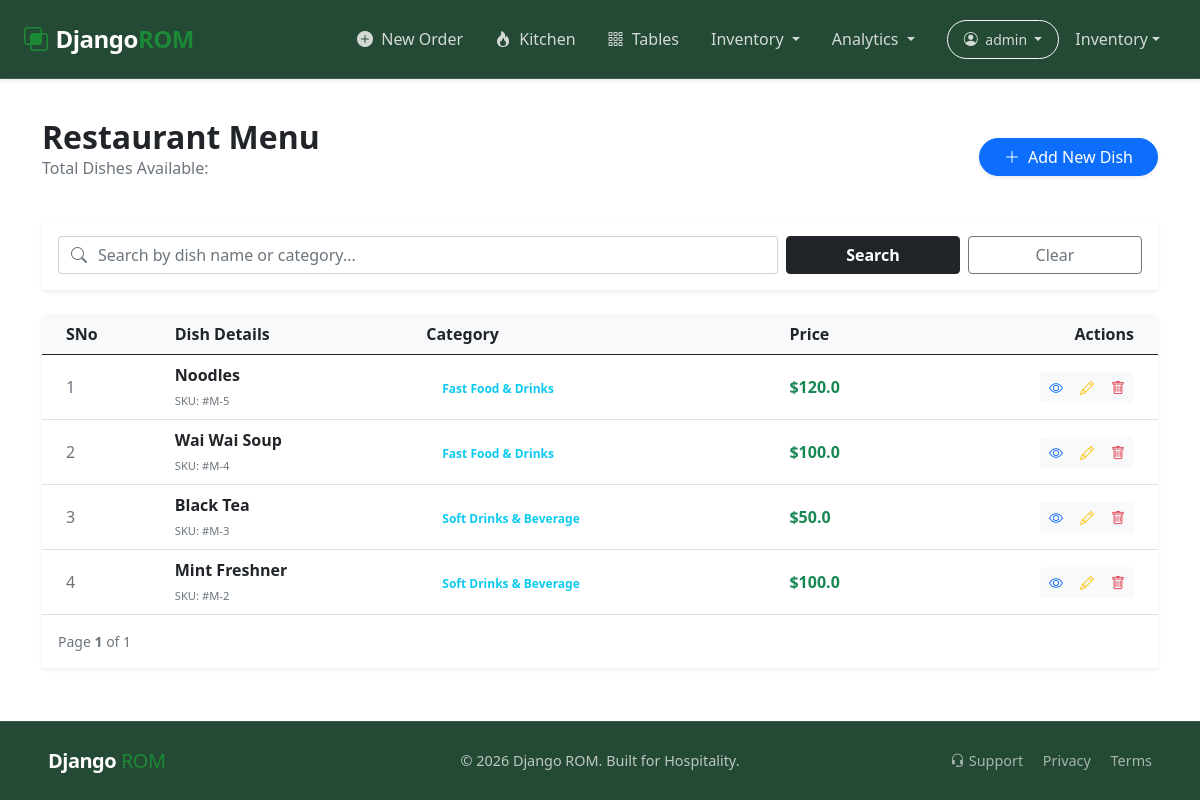
The app's page /app-restaurant/menu/list/ (signed in), older data.
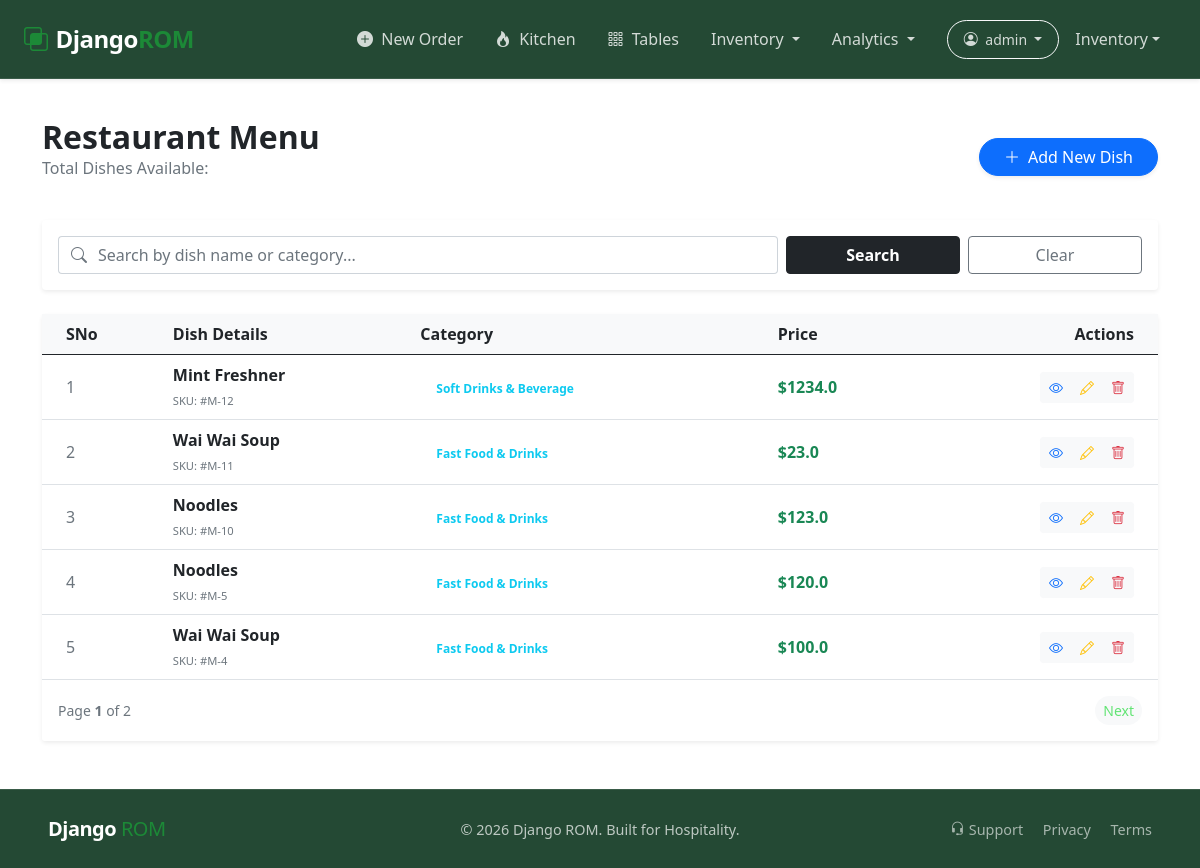
The same page, newer data.
### app_restaurant/models.py (models this page shows, shortened)
class Menu(models.Model):
    menu_title = models.CharField(max_length=200, null=False, blank=False)
    menu_price = models.FloatField(null=False, blank=False)
    menu_category = models.ForeignKey(Category,
                                      max_length=100,
                                        null=False,
                                        blank=False,
                                        on_delete=models.CASCADE)
    menu_description = models.TextField(null=True, blank=True)
    menu_image = models.ImageField(upload_to='menu_images/',
                                   null=True, blank=True)
    menu_status = models.BooleanField(default=True)
    stock_quantity = models.IntegerField(default=0)
    is_available = models.BooleanField(default=True)
    created_at = models.DateTimeField(default=timezone.now())

class Category(models.Model):
    category_name = models.CharField(max_length=100,
                                     null=False, blank=False)
    category_status = models.BooleanField(default=True)
    created_at = models.DateTimeField(default=timezone.now())

### app_restaurant/views.py (the view)
# urls.py: path('menu/list/', menu_list, name='menu.list'),
@login_required(login_url='login')
def menu_list(request):
    if request.method == "GET" and "search" in request.GET:
        search_query = request.GET.get("search")
        menu_queryset = Menu.objects.filter(
            Q(menu_title__icontains=search_query) |
            Q(menu_category__category_name__icontains=search_query)
        ).order_by('-id')
    else:
        menu_queryset = Menu.objects.all().order_by('-id')
    paginator = Paginator(menu_queryset, 5)
    page_number = request.GET.get('page')
    page_obj = paginator.get_page(page_number)
    context = {
        "menus": page_obj, # This now contains the paginated object
    }
    return render(request, "menu_list.html", context)

### app_restaurant/templates/menu_list.html (shortened to what the changed rows need)
{% extends 'base.html' %}
{% load static %}
{% block custom_css %}
  <link rel="stylesheet" href="{% static 'css/paginate.css' %}">
{% endblock %}
{% block content %}
<section class="container py-5">
    <div class="d-flex justify-content-between align-items-center mb-4">
        <div>
            <h2 class="fw-bold mb-0">Restaurant Menu</h2>
        </div>
    </div>
    <div class="card border-0 shadow-sm">
        <div class="card-body p-0">
            <div class="table-responsive">
                <table class="table table-hover align-middle mb-0">
                    <thead class="bg-light">
                        <tr>
                            <th class="ps-4">SNo</th>
                            <th>Dish Details</th>
                            <th>Category</th>
                            <th>Price</th>
                            <th class="text-end pe-4">Actions</th>
                        </tr>
                    </thead>
                    <tbody>
                        {% for data in menus %}
                        <tr>
                            <td class="ps-4 text-muted">{{ forloop.counter }}</td>
                            <td>
                                <span class="fw-bold d-block text-dark">{{ data.menu_title }}</span>
                                <small class="text-muted text-uppercase" style="font-size: 0.7rem;">SKU: #M-{{ data.id }}</small>
                            </td>
                            <td>
                                <span class="badge bg-info-soft text-info rounded-pill px-3">
                                    {{ data.menu_category.category_name }}
                                </span>
                            </td>
                            <td class="fw-bold text-success">${{ data.menu_price }}</td>
                            <td class="text-end pe-4">
                                <div class="btn-group">
                                    <a href="{% url 'menu.detail' pk=data.id %}" class="btn btn-light btn-sm text-primary" title="View Detail">
                                        <i class="bi bi-eye"></i>
                                    </a>
                                    <a href="{% url 'menu.edit' pk=data.id %}" class="btn btn-light btn-sm text-warning" title="Edit Dish">
                                        <i class="bi bi-pencil"></i>
                                    </a>
                                    <a href="{% url 'menu.delete' pk=data.id %}" class="btn btn-light btn-sm text-danger" title="Remove">
                                        <i class="bi bi-trash"></i>
                                    </a>
                                </div>
                            </td>
                        </tr>
                        {% endfor %}
                    </tbody>
                </table>
            </div>
        </div>
        <div class="card-footer bg-white border-0 py-3 d-flex flex-wrap justify-content-between align-items-center gap-3">
            <div class="d-flex align-items-center">
                {% if menus.paginator %}
                <small class="text-muted me-3">
                    Page <strong>{{ menus.number }}</strong> of {{ menus.paginator.num_pages }}
                </small>
                {% endif %}
            </div>
            <nav aria-label="Menu navigation">
                <ul class="pagination pagination-sm mb-0">
                    {% if menus.has_next %}
                    <li class="page-item">
                        <a class="page-link rounded-pill ms-2" href="?page={{ menus.next_page_number }}{% if request.GET.search %}&search={{ request.GET.search }}{% endif %}">Next</a>
                    </li>
                    {% endif %}
                </ul>
            </nav>
        </div>
    </div>
</section>
{% endblock %}

Row changes from the older to the newer data that the page shows:
removed Menu: menu_title "Black Tea", id "3", menu_category.category_name "Soft Drinks & Beverage", menu_price "50.0"
no longer on this page (row unchanged): Menu: menu_title "Mint Freshner", id "2", menu_category.category_name "Soft Drinks & Beverage", menu_price "100.0"
added Menu: menu_title "Mint Freshner", id "12", menu_category.category_name "Soft Drinks & Beverage", menu_price "1234.0"
added Menu: menu_title "Wai Wai Soup", id "11", menu_category.category_name "Fast Food & Drinks", menu_price "23.0"
added Menu: menu_title "Noodles", id "10", menu_category.category_name "Fast Food & Drinks", menu_price "123.0"
Text that changed along with them:
{{ menus.paginator.num_pages }}: "1" → "2"
text now shown: "Next"
